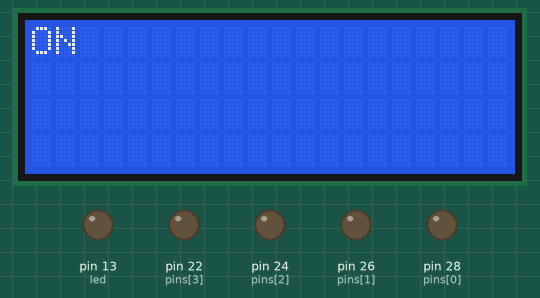
Simulated run of this sketch. Board: Arduino Mega 2560, built with avr-gcc and run on an emulated ATmega2560. Parts: 20×4 character LCD, output pins drawn as LEDs (lit = HIGH). Random numbers use the default seed unless the sketch sets one.

Above: at 0.1 s.
At 11.1 s:
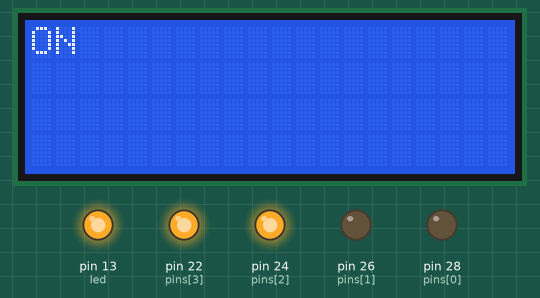
At 17.1 s:
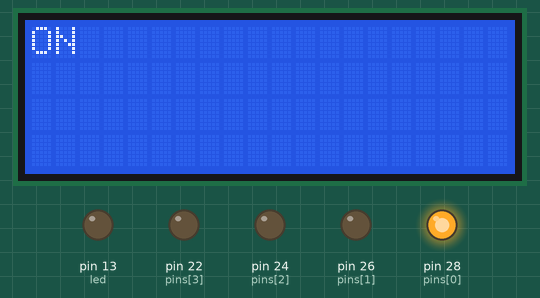
At 19.6 s:
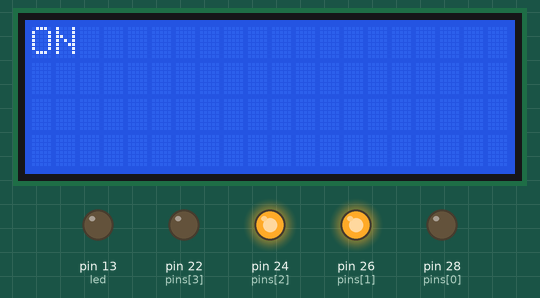
At 25.6 s:
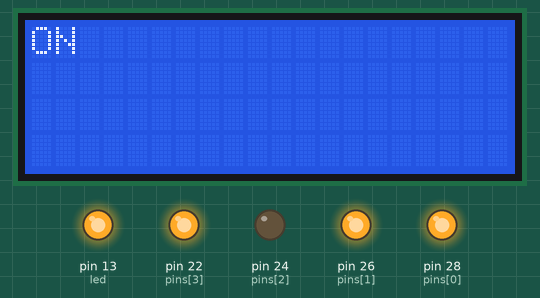
At 30.5 s:
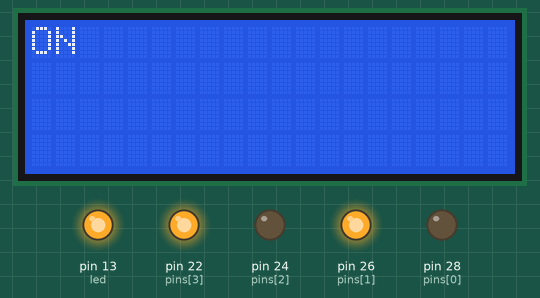
Timing chart, 0 to 40.0 s (numbered marks = the images above):
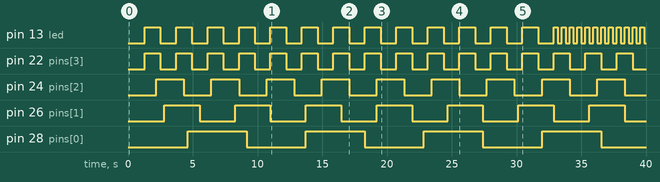

Measured:
- by itself, pin 13 (led): goes 13 × (HIGH 1.2 s, LOW 1.2 s), 11 × (HIGH 0.30 s, LOW 0.30 s), HIGH 0.30 s, then LOW
- by itself, pin 22 (pins[3]): alternates HIGH for 1.2 s and LOW for 1.2 s
- by itself, pin 24 (pins[2]): alternates HIGH for 2.1 s and LOW for 2.1 s
- by itself, pin 26 (pins[1]): alternates HIGH for 2.7 s and LOW for 2.7 s
- by itself, pin 28 (pins[0]): alternates HIGH for 4.6 s and LOW for 4.6 s

The sketch:

Arduino_Testing.ino
```cpp
/*
 * Author:
 * Alexander Ivanov
 *
 */


#include <Wire.h>
#include <LiquidCrystal_I2C.h> // -optional-

LiquidCrystal_I2C lcd(0x3F,20,4);    // 0x27 // -optional-


unsigned long onTime = 10800000; //3 hours
unsigned long SCALE = 1; // by how to speed up time cycle

int pins[] = {28,26,24,22}; // pins where relays are connected
#define SIZE  (sizeof(pins)/sizeof(int)) // set constant for number of relays

int states[SIZE]; // states of individual sockets High = OFF Low = ON

int patternTimer = 0; // timer for pattern transitions
int patternRates[SIZE];

int Timer = 0; // timer for heartbeat light
int ledState = LOW; // state of heartbeat light
int led = 13; //hearbeat light pin

void setup()
{
  lcd.begin(); // turn on screen -optional-
  lcd.backlight();// -optional-

  pinMode(led,OUTPUT); // set pin modes for heartbeat

  for(int i = 0; i < SIZE; i++){
    pinMode(pins[i],OUTPUT); // set output type for relay pins
    states[i] = LOW; // set initial relay states to all on
    patternRates[i] = random(2,20); // set pattern constants
  }

}

void loop() {
  // heart beat led blinker
  if (millis() - Timer > 1000) {
    Timer = (long) millis();
    ledState = (LOW + HIGH) - ledState;
    digitalWrite(led, ledState);   // set the led state to current state
  }


  if(millis()%(86400000 / SCALE) < onTime/SCALE){
    // turn on relays acording to states
    for(int i = 0; i < SIZE; i++){
      digitalWrite(pins[i],states[i]); // set relay out puts to current out put
    }

    patternTimer ++;
    for(int i = 0; i < SIZE; i++){
      if(patternTimer % patternRates[i] == 0){
        states[i] = (LOW + HIGH) - states[i]; // switches relay states
      }
    }

  lcd.setCursor(0, 0);// -optional-
  lcd.print("ON ");// print "ON" on the display -optional-

  } else {
    // turn all of
    for(int i = 0; i < SIZE; i++){
      digitalWrite(pins[i],HIGH); // turn off all relays
    }

  lcd.setCursor(0, 0);// -optional-
  lcd.print("OFF"); // print "OFF" on the display -optional-
  }

  delay(300); // delay each cycle so blinking is slower
}
```
